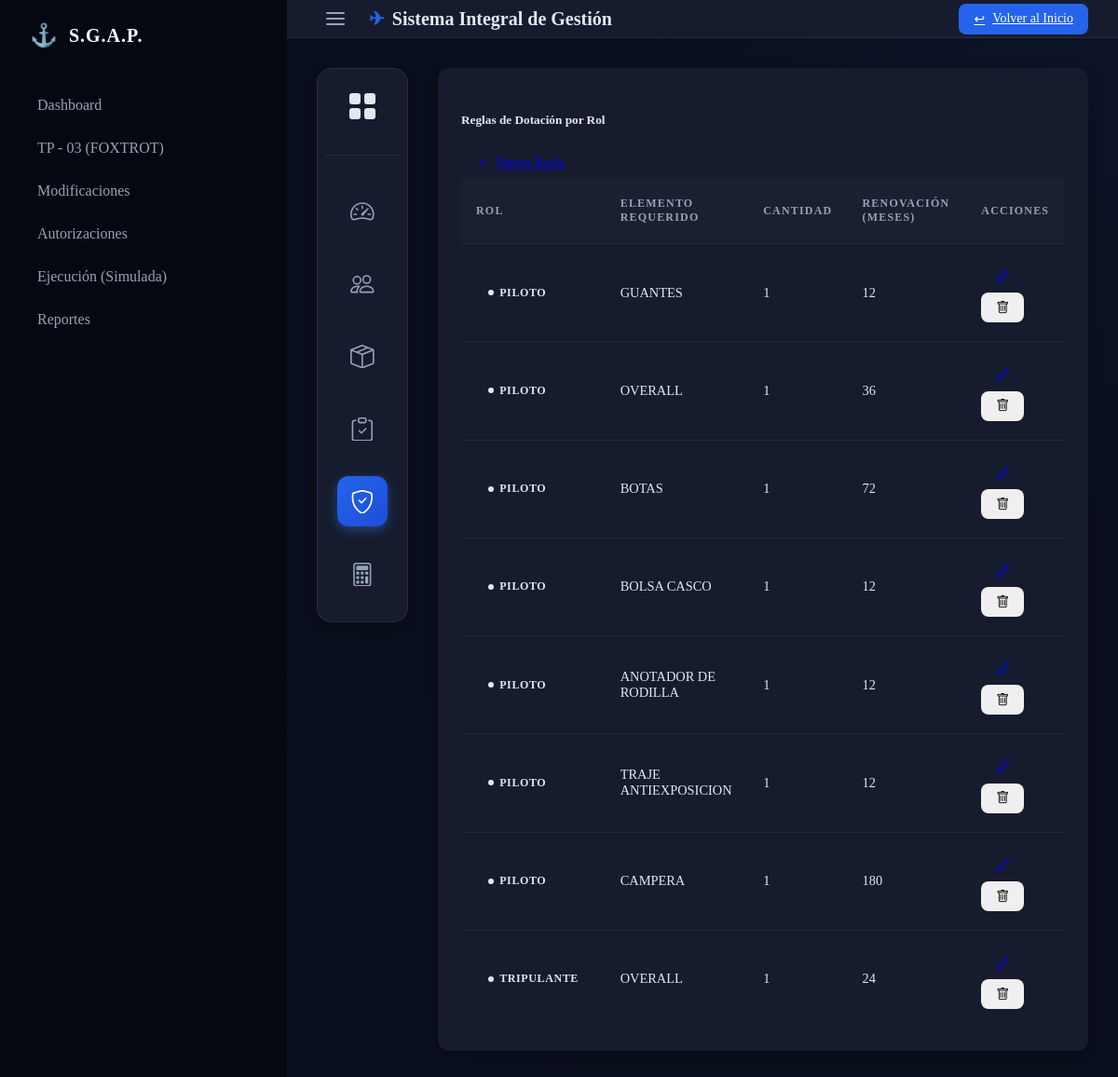
/logistica/dotacion/reglas/ (signed in), run on the app's committed database.
### logistica/models.py (models this page shows, shortened)
class Dotacion(models.Model):
    """Define qué debe tener cada rol"""
    rol = models.CharField(max_length=20, choices=ROLES_CHOICES)
    tipo_prenda = models.ForeignKey(TipoPrenda, on_delete=models.CASCADE)
    cantidad = models.PositiveIntegerField(default=1)
    renovacion_int = models.PositiveIntegerField(help_text="Intervalo de renovación en meses", default=12)

class TipoPrenda(models.Model):
    CATEGORIA_CHOICES = [
        ('vuelo', 'Ropa de Vuelo'),
        ('trabajo', 'Ropa de Trabajo'),
    ]
    nombre = models.CharField(max_length=100) # Ej: "Casco de Vuelo", "Campera"
    categoria = models.CharField(max_length=20, choices=CATEGORIA_CHOICES)
    vida_util_sugerida = models.PositiveIntegerField(help_text="En meses", default=12)

### logistica/views.py (the view)
# urls.py: path('dotacion/reglas/', views.dotacion_list, name='dotacion_list'),
@login_required
def dotacion_list(request):
    dotaciones = Dotacion.objects.order_by('rol')
    return render(request, 'logistica/dotacion_list.html', {'dotaciones': dotaciones})

### logistica/templates/logistica/dotacion_list.html (shortened to what this page needs)
{% extends 'logistica/base_logistica.html' %}
{% block logistica_content %}
<div class="card">
    <div class="card-header bg-primary text-white d-flex justify-content-between align-items-center">
        <h5 class="mb-0">Reglas de Dotación por Rol</h5>
        <a href="{% url 'logistica:dotacion_create' %}" class="btn btn-light btn-sm text-primary fw-bold">
            <i class="bi bi-plus-lg"></i> Nueva Regla
        </a>
    </div>
    <div class="card-body">
        <div class="table-responsive">
            <table class="table table-hover align-middle">
                <thead class="table-light">
                    <tr>
                        <th>Rol</th>
                        <th>Elemento Requerido</th>
                        <th>Cantidad</th>
                        <th>Renovación (Meses)</th>
                        <th>Acciones</th>
                    </tr>
                </thead>
                <tbody>
                    {% for dotacion in dotaciones %}
                    <tr>
                        <td><span class="badge bg-secondary">{{ dotacion.get_rol_display }}</span></td>
                        <td>{{ dotacion.tipo_prenda.nombre }}</td>
                        <td>{{ dotacion.cantidad }}</td>
                        <td>{{ dotacion.renovacion_int }}</td>
                        <td>
                            <div class="d-flex gap-2">
                                <a href="{% url 'logistica:dotacion_update' dotacion.pk %}" class="btn btn-sm btn-outline-primary" title="Editar">
                                    <i class="bi bi-pencil"></i>
                                </a>
                                <form method="post" action="{% url 'logistica:dotacion_delete' dotacion.pk %}" onsubmit="return confirm('¿Está seguro de eliminar esta regla de dotación?');" style="display: inline;">
                                    <button type="submit" class="btn btn-sm btn-outline-danger" title="Eliminar">
                                        <i class="bi bi-trash"></i>
                                    </button>
                                </form>
                            </div>
                        </td>
                    </tr>
                    {% empty %}
                    <tr>
                        <td colspan="5" class="text-center text-muted py-4">
                            No hay reglas de dotación definidas.
                        </td>
                    </tr>
                    {% endfor %}
                </tbody>
            </table>
        </div>
    </div>
</div>
{% endblock %}

### core/static/css/style.css (style rules this page uses)
:root { --primary: #2563eb; --primary-hover: #1d4ed8; --primary-blue: var(--primary); --primary-dark: var(--primary-hover); --accent: #f59e0b; --reinforcement: #06b6d4; --bg-body: #0a0f1d; --bg-card: #161c2d; --bg-sidebar: #050811; --bg-header: rgba(22, 28, 45, 0.8); --text-main: #e2e8f0; --text-muted: #94a3b8; --text-light: #f8fafc; --border-light: rgba(255, 255, 255, 0.08); --border-dim: rgba(255, 255, 255, 0.05); --success: #10b981; --danger: #ef4444; --warning: #f59e0b; --info: #3b82f6; --shadow-sm: 0 1px 3px rgba(0,0,0,0.2); --shadow-md: 0 4px 12px rgba(0,0,0,0.3); --shadow-lg: 0 12px 24px -10px rgba(0,0,0,0.5); --radius: 0.75rem; --radius-lg: 1rem; --glass: blur(10px) saturate(180%); }
body { margin: 0; font-family: 'Inter', -apple-system, BlinkMacSystemFont, inherit; background-color: var(--bg-body); background-image: radial-gradient(circle at top right, rgba(37, 99, 235, 0.05), transparent 40%), radial-gradient(circle at bottom left, rgba(37, 99, 235, 0.03), transparent 40%); color: var(--text-main); min-height: 100vh; overflow-x: hidden; -webkit-font-smoothing: antialiased; }
.card { background-color: var(--bg-card); border-radius: var(--radius); padding: 1.5rem; margin-bottom: 1.5rem; box-shadow: var(--shadow-md); border: 1px solid transparent; }
.btn { padding: 0.5rem 1rem; border-radius: 0.5rem; border: none; cursor: pointer; font-weight: 500; font-size: 0.875rem; transition: 0.2s; display: inline-flex; align-items: center; gap: 0.5rem; }
table { width: 100%; border-collapse: separate; border-spacing: 0; }
th, td { padding: 1.25rem 1rem; text-align: left; border-bottom: 1px solid var(--border-dim); }
th { background: rgba(255, 255, 255, 0.02); color: var(--text-muted); font-size: 0.75rem; text-transform: uppercase; font-weight: 700; letter-spacing: 0.1em; }
td { font-size: 0.9rem; color: var(--text-main); vertical-align: middle; }
tr:last-child td { border-bottom: none; }
.badge { padding: 0.4rem 0.8rem; border-radius: 99px; font-size: 0.75rem; font-weight: 600; text-transform: uppercase; letter-spacing: 0.05em; display: inline-flex; align-items: center; gap: 0.4rem; }
.badge::before { content: ''; width: 6px; height: 6px; border-radius: 50%; background: currentColor; }

### data on the page
Dotacion: rol "PILOTO", tipo_prenda.nombre "GUANTES", cantidad "1", renovacion_int "12"
Dotacion: rol "PILOTO", tipo_prenda.nombre "OVERALL", cantidad "1", renovacion_int "36"
Dotacion: rol "PILOTO", tipo_prenda.nombre "BOTAS", cantidad "1", renovacion_int "72"
Dotacion: rol "PILOTO", tipo_prenda.nombre "BOLSA CASCO", cantidad "1", renovacion_int "12"
Dotacion: rol "PILOTO", tipo_prenda.nombre "ANOTADOR DE RODILLA", cantidad "1", renovacion_int "12"
Dotacion: rol "PILOTO", tipo_prenda.nombre "TRAJE ANTIEXPOSICION", cantidad "1", renovacion_int "12"
Dotacion: rol "PILOTO", tipo_prenda.nombre "CAMPERA", cantidad "1", renovacion_int "180"
Dotacion: rol "TRIPULANTE", tipo_prenda.nombre "OVERALL", cantidad "1", renovacion_int "24"
